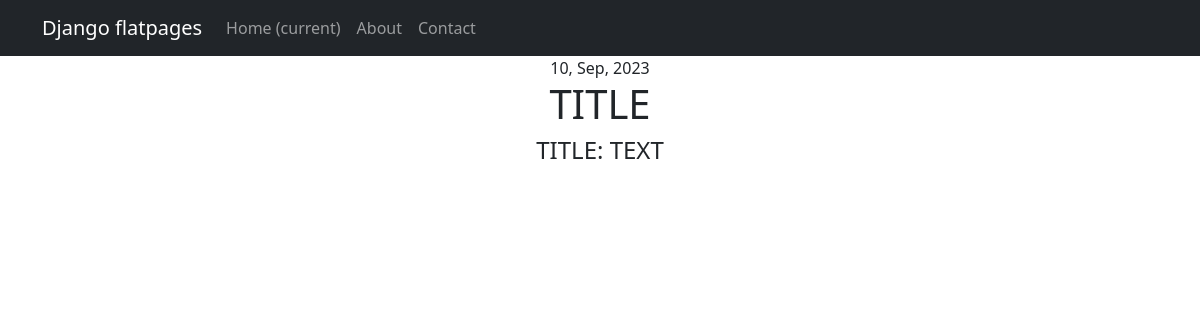
Before: /news/3 with the older database file.
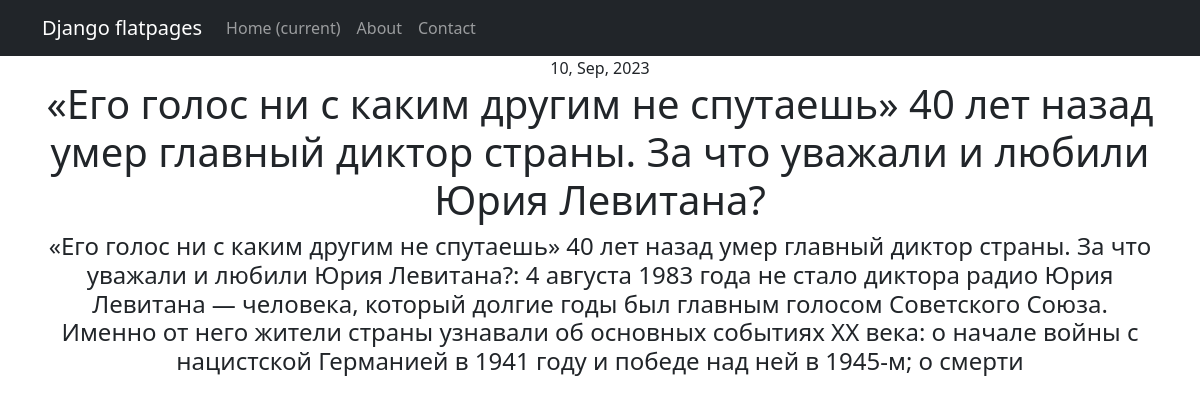
After: the same page with the newer database file.
### news/models.py (models this page shows, shortened)
class Post(models.Model):
    author = models.ForeignKey(Author, on_delete=models.CASCADE)
    NEWS = 'NW'
    ARTICLE = 'AR'
    CATEGORY_CHOICES = (
        (NEWS, 'Новость'),
        (ARTICLE, 'Статья'),
    )
    category_type = models.CharField(max_length=2, choices=CATEGORY_CHOICES, default=ARTICLE)
    dataCreation = models.DateTimeField(auto_now_add=True)
    postCategory = models.ManyToManyField(Category, through='PostCategory')
    title = models.CharField(max_length=128)
    text = models.TextField()
    rating = models.SmallIntegerField(default=0)
    def __str__(self):
        return f'{self.title}: {self.text[:280]}'

### news/views.py (the view)
# urls.py: path('<int:pk>', PostDetail.as_view()),
class PostDetail(DetailView):
    model = Post
    queryset = Post.objects.filter(
        category_type='NW'
    ).order_by('id')
    template_name = 'one_news.html'
    context_object_name = 'one_news'

### news/templatetags/censor.py (called while the page is built)
@register.filter()
def censor(text):
    if not isinstance(text, str):
        raise StrException
    else:
        t = text.split(' ')
        for i, b in enumerate(t):
            if b in BAD_WORDS:
                t[i] = b[0] + '*' * int(len(b) - 1)
        return ' '.join(t)

### templates/one_news.html (shortened to what this page needs)
{% extends 'flatpages/default.html' %}
{% load censor %}
{% block content %}
<td>{{ one_news.dataCreation|date:'d, M, Y' }}</td>
<h1>{{ one_news.title|censor }}</h1>
<h4>{{ one_news }}</h4>
{% endblock content %}

Changed rows visible on the page:
changed Post: title|censor "TITLE" → "«Его голос ни с каким другим не спутаешь» 40 лет назад умер главный диктор страны. За что уважали и любили Юрия Левитана?"; title+text "TITLE: TEXT" → "«Его голос ни с каким другим не спутаешь» 40 лет назад умер главный диктор страны. За что уважали и любили Юрия Левитана?: 4 августа 1983 года не стало диктора радио Юрия Левитана — человека, который долгие годы был главным голосом Советского Союза. Именно от него жители страны узнавали об основных событиях ХХ века: о начале войны с нацистской Германией в 1941 году и победе над ней в 1945-м; о смерти"
